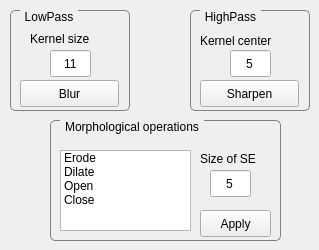
    <widget class="QWidget" name="tab_2">
     <attribute name="title">
      <string>Filters</string>
     </attribute>
     <widget class="QGroupBox" name="groupBox_lowpass">
      <property name="geometry">
       <rect>
        <x>10</x>
        <y>10</y>
        <width>120</width>
        <height>101</height>
       </rect>
      </property>
      <property name="styleSheet">
       <string notr="true">QGroupBox {
    border: 1px solid gray;
    border-radius: 5px;
    margin-top: 0.5em;
}

QGroupBox::title {
    subcontrol-origin: margin;
    left: 10px;
    padding: 0 3px 0 3px;
}</string>
      </property>
      <property name="title">
       <string>LowPass</string>
      </property>
      <widget class="QPushButton" name="pushButton_Blur">
       <property name="geometry">
        <rect>
         <x>10</x>
         <y>70</y>
         <width>99</width>
         <height>27</height>
        </rect>
       </property>
       <property name="text">
        <string>Blur</string>
       </property>
      </widget>
      <widget class="QLineEdit" name="lineEdit_sizeKernel">
       <property name="geometry">
        <rect>
         <x>40</x>
         <y>40</y>
         <width>41</width>
         <height>27</height>
        </rect>
       </property>
       <property name="text">
        <string>11</string>
       </property>
       <property name="alignment">
        <set>Qt::AlignCenter</set>
       </property>
      </widget>
      <widget class="QLabel" name="label_kernelSize">
       <property name="geometry">
        <rect>
         <x>20</x>
         <y>20</y>
         <width>81</width>
         <height>17</height>
        </rect>
       </property>
       <property name="text">
        <string>Kernel size</string>
       </property>
      </widget>
     </widget>
     <widget class="QGroupBox" name="groupBox">
      <property name="geometry">
       <rect>
        <x>190</x>
        <y>10</y>
        <width>120</width>
        <height>101</height>
       </rect>
      </property>
      <property name="styleSheet">
       <string notr="true">QGroupBox {
    border: 1px solid gray;
    border-radius: 5px;
    margin-top: 0.5em;
}

QGroupBox::title {
    subcontrol-origin: margin;
    left: 10px;
    padding: 0 3px 0 3px;
}</string>
      </property>
      <property name="title">
       <string>HighPass</string>
      </property>
      <widget class="QPushButton" name="pushButton_kernel">
       <property name="geometry">
        <rect>
         <x>10</x>
         <y>70</y>
         <width>99</width>
         <height>27</height>
        </rect>
       </property>
       <property name="text">
        <string>Sharpen</string>
       </property>
      </widget>
      <widget class="QLineEdit" name="lineEdit_kernelCnt">
       <property name="geometry">
        <rect>
         <x>40</x>
         <y>40</y>
         <width>41</width>
         <height>27</height>
        </rect>
       </property>
       <property name="text">
        <string>5</string>
       </property>
       <property name="alignment">
        <set>Qt::AlignCenter</set>
       </property>
      </widget>
      <widget class="QLabel" name="label_kernelCnt">
       <property name="geometry">
        <rect>
         <x>10</x>
         <y>20</y>
         <width>101</width>
         <height>21</height>
        </rect>
       </property>
       <property name="text">
        <string>Kernel center</string>
       </property>
      </widget>
     </widget>
     <widget class="QGroupBox" name="groupBox_morph">
      <property name="geometry">
       <rect>
        <x>50</x>
        <y>120</y>
        <width>231</width>
        <height>121</height>
       </rect>
      </property>
      <property name="styleSheet">
       <string notr="true">QGroupBox {
    border: 1px solid gray;
    border-radius: 5px;
    margin-top: 0.5em;
}

QGroupBox::title {
    subcontrol-origin: margin;
    left: 10px;
    padding: 0 3px 0 3px;
}</string>
      </property>
      <property name="title">
       <string>Morphological operations</string>
      </property>
      <widget class="QListWidget" name="listWidget">
       <property name="geometry">
        <rect>
         <x>10</x>
         <y>30</y>
         <width>131</width>
         <height>81</height>
        </rect>
       </property>
       <item>
        <property name="text">
         <string>Erode</string>
        </property>
       </item>
       <item>
        <property name="text">
         <string>Dilate</string>
        </property>
       </item>
       <item>
        <property name="text">
         <string>Open</string>
        </property>
       </item>
       <item>
        <property name="text">
         <string>Close</string>
        </property>
       </item>
      </widget>
      <widget class="QLineEdit" name="lineEdit_sizeElmt">
       <property name="geometry">
        <rect>
         <x>160</x>
         <y>50</y>
         <width>41</width>
         <height>27</height>
        </rect>
       </property>
       <property name="text">
        <string>5</string>
       </property>
       <property name="alignment">
        <set>Qt::AlignCenter</set>
       </property>
      </widget>
      <widget class="QLabel" name="label_4">
       <property name="geometry">
        <rect>
         <x>150</x>
         <y>30</y>
         <width>67</width>
         <height>17</height>
        </rect>
       </property>
       <property name="text">
        <string>Size of SE</string>
       </property>
      </widget>
      <widget class="QPushButton" name="pushButton_morph">
       <property name="geometry">
        <rect>
         <x>150</x>
         <y>90</y>
         <width>71</width>
         <height>27</height>
        </rect>
       </property>
       <property name="text">
        <string>Apply</string>
       </property>
      </widget>
     </widget>
    </widget>
